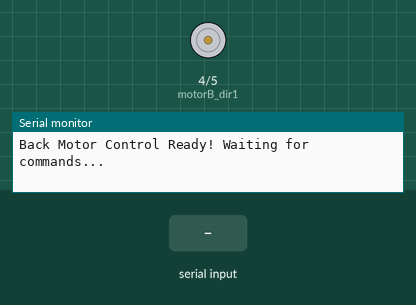
Bench run of a sketch on a simulated Arduino Uno, built with avr-gcc and run on an emulated ATmega328P. Parts: motor-driver pin pairs drawn as motors (green arrow = first pin HIGH = forward, orange = second pin HIGH = backward, longer = more drive, scaled by the enable pin), the last lines printed to the serial monitor. Inputs (shaded band) come from the test bench.

Above: at 1.2 s.
1.3 s: "FORWARD\n" received over Serial
At 2.0 s:
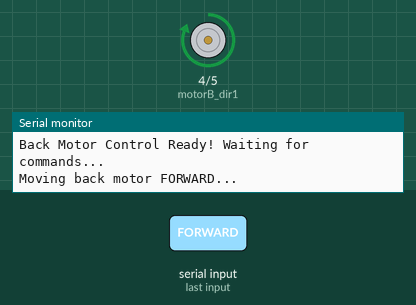
2.8 s: "BACKWARD\n" received over Serial
At 3.2 s:
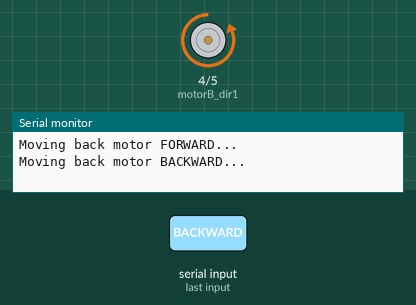
4.3 s: "STOP\n" received over Serial
At 5.4 s:
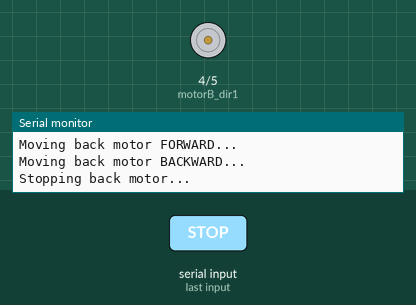
Timing chart, 0 to 7.3 s (numbered marks = the images above; inputs shaded):
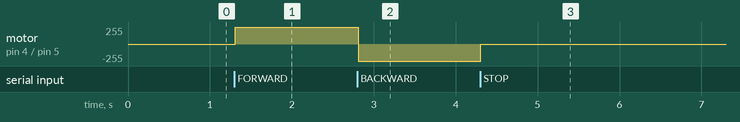

Measured:
- after the input at 1.3 s, motor on pin 4 (motorB_dir1) / pin 5 (motorB_dir2): stopped → forward 255/255 at once
- after the input at 2.8 s, motor on pin 4 (motorB_dir1) / pin 5 (motorB_dir2): forward 255/255 → backward 255/255 at once
- after the input at 4.3 s, motor on pin 4 (motorB_dir1) / pin 5 (motorB_dir2): backward 255/255 → stopped at once

The sketch:

Arduino_2.ino
```cpp
// Define motor pins for Motor B (Back Motor, M2)
const int motorB_pwm = 11;   // PWM pin for Motor B
const int motorB_dir1 = 4;   // Direction pin 1 for Motor B
const int motorB_dir2 = 5;   // Direction pin 2 for Motor B

void setup() {
  // Initialize the motor control pins as outputs
  pinMode(motorB_pwm, OUTPUT);
  pinMode(motorB_dir1, OUTPUT);
  pinMode(motorB_dir2, OUTPUT);

  // Start the serial communication to receive commands
  Serial.begin(9600);
  Serial.println("Back Motor Control Ready! Waiting for commands...");
}

void loop() {
  if (Serial.available() > 0) {
    String command = Serial.readStringUntil('\n');
    command.trim();  // Remove extra whitespace or newline characters

    if (command == "FORWARD") {
      Serial.println("Moving back motor FORWARD...");
      digitalWrite(motorB_dir1, HIGH);
      digitalWrite(motorB_dir2, LOW);
      analogWrite(motorB_pwm, 255);  // Full speed
    } else if (command == "BACKWARD") {
      Serial.println("Moving back motor BACKWARD...");
      digitalWrite(motorB_dir1, LOW);
      digitalWrite(motorB_dir2, HIGH);
      analogWrite(motorB_pwm, 255);  // Full speed
    } else if (command == "STOP") {
      Serial.println("Stopping back motor...");
      analogWrite(motorB_pwm, 0);
    }
  }
}
```
